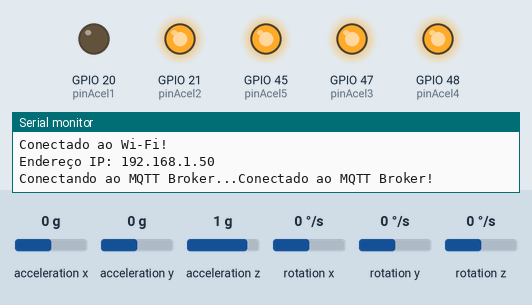
A sketch run on a simulated ESP32-S3. On the bench: output pins drawn as LEDs (lit = HIGH), the last lines printed to the serial monitor. The test bench sets the inputs (shaded band); at power-on: acceleration x 0 g, acceleration y 0 g, acceleration z 1 g, rotation x 0 °/s, rotation y 0 °/s, rotation z 0 °/s. WiFi joins after 1.5 s; servers stay silent unless stated; no MQTT or app messages arrive unless stated.

Above: at 2.12 s.
At 2.22 s:
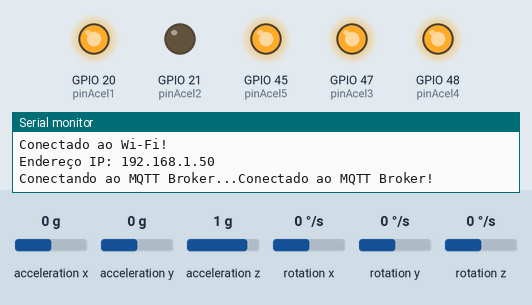
At 4.9 s:
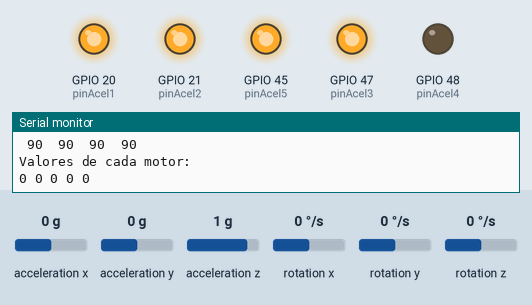
At 7.79 s:
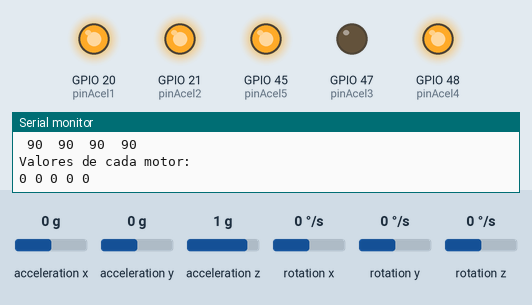
Timing chart, 0 to 8.4 s (numbered marks = the images above):
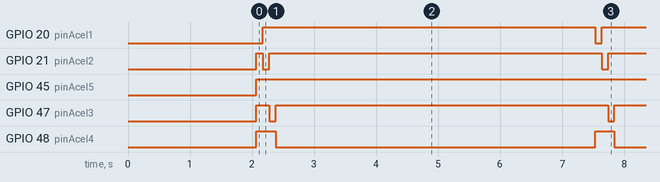

The sketch:

MPUMqtt.ino
```cpp
#include <WiFi.h>              // Biblioteca para conectar o Wi-Fi no ESP32-S3
#include <PubSubClient.h>      // Biblioteca para o protocolo MQTT
#include <Wire.h>
#include <MPU6050.h>

#define MPU6050_ADDRESS 0x68

MPU6050 mpu(MPU6050_ADDRESS);
// Variáveis MPU
int16_t ax, ay, az;  // Acelerômetro
int16_t gx, gy, gz;  // Giroscópio
unsigned long previousTime = 0;
float elapsedTime;
float pitch = 0.0, roll = 0.0, yaw = 0.0;
int angm1, angm2, angm3, angm4, angm5;
float gyroXAngle, gyroYAngle, gyroZAngle;
int matriz[3][4];

// Defina os pinos de saída (ajuste de acordo com seu layout de pinos no ESP32-S3)
const int pinAcel1 = 20;
const int pinAcel2 = 21;
const int pinAcel3 = 47;
const int pinAcel4 = 48;
const int pinAcel5 = 45;

// Defina os pinos SDA e SCL para o ESP32-S3 (ajuste conforme seu setup)
const int I2C_SDA = 8;
const int I2C_SCL = 9;


// Configurações do Wi-Fi
const char* ssid = "Luiz";
const char* password = "luiz1234";

// Configurações do MQTT
const char* mqtt_broker = "test.mosquitto.org";
const char* topic1 = "Eixo1";
const char* topic2 = "Eixo2";
const char* topic3 = "Eixo3";
const char* topic4 = "Eixo4";
const char* topic5 = "Eixo5";

// Definindo o cliente Wi-Fi e MQTT
WiFiClient espClient;
PubSubClient client(espClient);

// Função para conectar ao Wi-Fi
void connect_wifi() {
  Serial.println();
  Serial.print("Conectando ao Wi-Fi: ");
  Serial.println(ssid);

  WiFi.begin(ssid, password);

  while (WiFi.status() != WL_CONNECTED) {
    delay(1000);
    Serial.print(".");
  }

  Serial.println();
  Serial.println("Conectado ao Wi-Fi!");
  Serial.print("Endereço IP: ");
  Serial.println(WiFi.localIP());
}

// Função para conectar ao broker MQTT
void connect_mqtt() {
  client.setServer(mqtt_broker, 1883);

  while (!client.connected()) {
    Serial.print("Conectando ao MQTT Broker...");
    if (client.connect("esp32s3_client")) {
      Serial.println("Conectado ao MQTT Broker!");
    } else {
      Serial.print("Falha na conexão. Estado MQTT: ");
      Serial.println(client.state());
      delay(2000);
    }
  }
}

// Controla o NL do AD0 de cada MPU
void selecionaacel(int acel){
  if(acel == 1){
    digitalWrite(pinAcel1, LOW);
    digitalWrite(pinAcel2, HIGH);
    digitalWrite(pinAcel3, HIGH);
    digitalWrite(pinAcel4, HIGH);
    digitalWrite(pinAcel5, HIGH);
//    Serial.println("ACELEROMETRO 1 SELECIONADO");
  }
  else if(acel == 2){
    digitalWrite(pinAcel1, HIGH);
    digitalWrite(pinAcel2, LOW);
    digitalWrite(pinAcel3, HIGH);
    digitalWrite(pinAcel4, HIGH);
    digitalWrite(pinAcel5, HIGH);
//    Serial.println("ACELEROMETRO 2 SELECIONADO");
  }
  else if(acel == 3){
    digitalWrite(pinAcel1, HIGH);
    digitalWrite(pinAcel2, HIGH);
    digitalWrite(pinAcel3, LOW);
    digitalWrite(pinAcel4, HIGH);
    digitalWrite(pinAcel5, HIGH);
//    Serial.println("ACELEROMETRO 3 SELECIONADO");
  }
  else if(acel == 4){
    digitalWrite(pinAcel1, HIGH);
    digitalWrite(pinAcel2, HIGH);
    digitalWrite(pinAcel3, HIGH);
    digitalWrite(pinAcel4, LOW);
    digitalWrite(pinAcel5, HIGH);
//    Serial.println("ACELEROMETRO 4 SELECIONADO");
  }
  else if(acel == 5){
    digitalWrite(pinAcel1, HIGH);
    digitalWrite(pinAcel2, HIGH);
    digitalWrite(pinAcel3, HIGH);
    digitalWrite(pinAcel4, HIGH);
    digitalWrite(pinAcel5, LOW);
//    Serial.println("ACELEROMETRO 5 SELECIONADO");
  }
}

// Realiza a leitura dos dados do MPU
void leitura(int acel){
  mpu.initialize();

  // Verifica a conexão do MPU6050
  if (!mpu.testConnection()) {
    Serial.println("Falha na conexão com o MPU6050");
  }else{
//    Serial.println("MPU6050 Conectado");
    // Leitura do acelerômetro e giroscópio
    mpu.getMotion6(&ax, &ay, &az, &gx, &gy, &gz);

    // Tempo decorrido
    unsigned long currentTime = millis();
    elapsedTime = (currentTime - previousTime) / 1000.0;
    previousTime = currentTime;

    // Conversão dos dados do acelerômetro (de 16 bits para g)
    float accelX = ax / 16384.0;
    float accelY = ay / 16384.0;
    float accelZ = az / 16384.0;

    // Cálculo opcional do pitch e roll
    //float accelPitch = atan2(accelY, sqrt(accelX * accelX + accelZ * accelZ)) * 180 / PI;
    //float accelRoll = atan2(-accelX, accelZ) * 180 / PI;

    // Calculando os ângulos em relação aos eixos X, Y e Z
    int roll = (atan(accelY / sqrt(pow(accelX, 2) + pow(accelZ, 2))) * 180 / PI)-
    (int((atan(accelY / sqrt(pow(accelX, 2) + pow(accelZ, 2)))) * 180 / PI)%5)+90;
    int pitch = (atan(-accelX / sqrt(pow(accelY, 2) + pow(accelZ, 2))) * 180 / PI)-
    (int(atan(-accelX / sqrt(pow(accelY, 2) + pow(accelZ, 2))) * 180 / PI)%5)+90;
    int yaw = (atan(sqrt(pow(accelX, 2) + pow(accelY, 2)) / accelZ) * 180 / PI)-
    (int(atan(sqrt(pow(accelX, 2) + pow(accelY, 2)) / accelZ) * 180 / PI)%5);

    // Imprimindo os ângulos X (Roll), Y (Pitch) e Z (Yaw)
//    Serial.print("Angulo X y z ");
//    Serial.print(roll);
//    Serial.print(" ");
//    Serial.print(pitch);
//    Serial.print(" ");
//    Serial.println(yaw);
    matriz[1][acel-1] = roll;
    matriz[2][acel-1] = pitch;
    matriz[3][acel-1] = yaw;
    // Publica uma mensagem no tópico1

    // Atraso para leitura contínua
    delay(100);
  }
}

void publicamatriz(){
  Serial.println("==================");
  for(int i = 0; i < 3; i++){
    for(int j = 0; j < 4; j++){
      if(matriz[i][j]<100){
        Serial.print(" ");
      }
      if(matriz[i][j]<10){
        Serial.print(" ");
      }
      Serial.print(matriz[i][j]);
      Serial.print(" ");
    }
    Serial.println(" ");
  }
  char mensagem1[40];
  char mensagem2[40];
  char mensagem3[40];
  char mensagem4[40];
  char mensagem5[40];
  angm1 = 0;
  angm2 = 0;
  angm3 = 0;
  angm4 = 0;
  angm5 = 0;
  dtostrf(angm1,2,2,mensagem1);
  dtostrf(angm2,2,2,mensagem2);
  dtostrf(angm3,2,2,mensagem3);
  dtostrf(angm4,2,2,mensagem4);
  dtostrf(angm5,2,2,mensagem5);
  client.publish(topic1, mensagem1);
  client.publish(topic2, mensagem2);
  client.publish(topic3, mensagem3);
  client.publish(topic4, mensagem4);
  client.publish(topic5, mensagem5);
  Serial.println("Valores de cada motor:");
  Serial.print(angm1);
  Serial.print(" ");
  Serial.print(angm2);
  Serial.print(" ");
  Serial.print(angm3);
  Serial.print(" ");
  Serial.print(angm4);
  Serial.print(" ");
  Serial.println(angm5);
}
// Função de configuração inicial
void setup() {

  Serial.begin(9600);

  // Inicializa a comunicação I2C nos pinos definidos para ESP32-S3
  Wire.begin(I2C_SDA, I2C_SCL);

  // Configura os pinos como saídas
  pinMode(pinAcel1, OUTPUT);
  pinMode(pinAcel2, OUTPUT);
  pinMode(pinAcel3, OUTPUT);
  pinMode(pinAcel4, OUTPUT);
  pinMode(pinAcel5, OUTPUT);

  // Conecta ao Wi-Fi
  connect_wifi();

  // Conecta ao MQTT
  connect_mqtt();
}

// Função principal que roda em loop
void loop() {
  if (!client.connected()) {
    connect_mqtt();
  }

  selecionaacel(1);
  leitura(1);
  selecionaacel(2);
  leitura(2);
  selecionaacel(3);
  leitura(3);
  selecionaacel(4);
  leitura(4);
//  selecionaacel(5);
//  leitura(5);
  publicamatriz();
  delay(5000); // Atraso de 5 segundos
}
```

Measured:
- by itself, GPIO 20 (pinAcel1): alternates HIGH for 5.4 s and LOW for 0.10 s
- by itself, GPIO 21 (pinAcel2), GPIO 47 (pinAcel3): repeats every 5.5 s: LOW 0.10 s, HIGH 5.4 s
- by itself, GPIO 45 (pinAcel5): LOW → HIGH at 2.1 s
- by itself, GPIO 48 (pinAcel4): alternates HIGH for 0.31 s and LOW for 5.2 s
